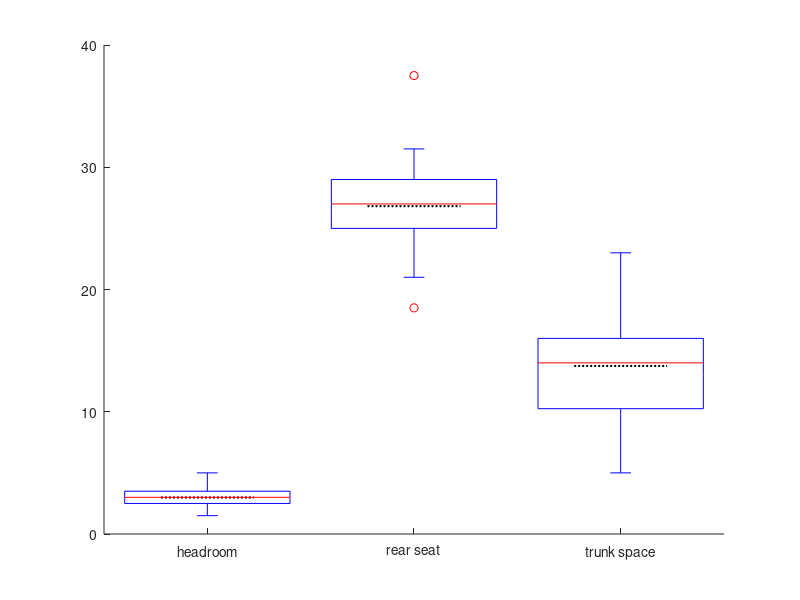

Write MATLAB code to recreate this figure. (Note: this script raises an error after producing the figure.)
% ---------------------------------------------------------------------
% Book:         MVA
% ---------------------------------------------------------------------
% Quantlet:     MVApcp6
% ---------------------------------------------------------------------
% Description:  MVApcp6 computes Boxplots for variables headroom, rear seat
%               clearance and trunk space of car data.
% ---------------------------------------------------------------------
% Usage:        -
% ---------------------------------------------------------------------
% Inputs:       None
% ---------------------------------------------------------------------
% Output:       Boxplots for variables headroom, rear seat clearance
%               and trunk space of car data.
% ---------------------------------------------------------------------
% Example:      -
% ---------------------------------------------------------------------
% Author:       Wolfgang Haerdle, Ji Cao, Song Song, Vladimir Georgescu
% ---------------------------------------------------------------------

clear
close all
clc

z= load('carc.txt');

z=z(:,5:7);

m1=mean(z(:,1));
m2=mean(z(:,2));
m3=mean(z(:,3));

hold on
line([0.775 1.225],[m1 m1],'Color','k','LineStyle',':','LineWidth',1.5)
line([1.775 2.225],[m2 m2],'Color','k','LineStyle',':','LineWidth',1.5)
line([2.775 3.225],[m3 m3],'Color','k','LineStyle',':','LineWidth',1.5)

x=boxplot(z,'Symbol','o','labels',{'headroom','rear seat','trunk space'});

set(x(1:7,2),'LineWidth',1.5)
set(x(1:6,[1,3]),'LineWidth',1.5)

title('Boxplot (Car Data)')
hold off
